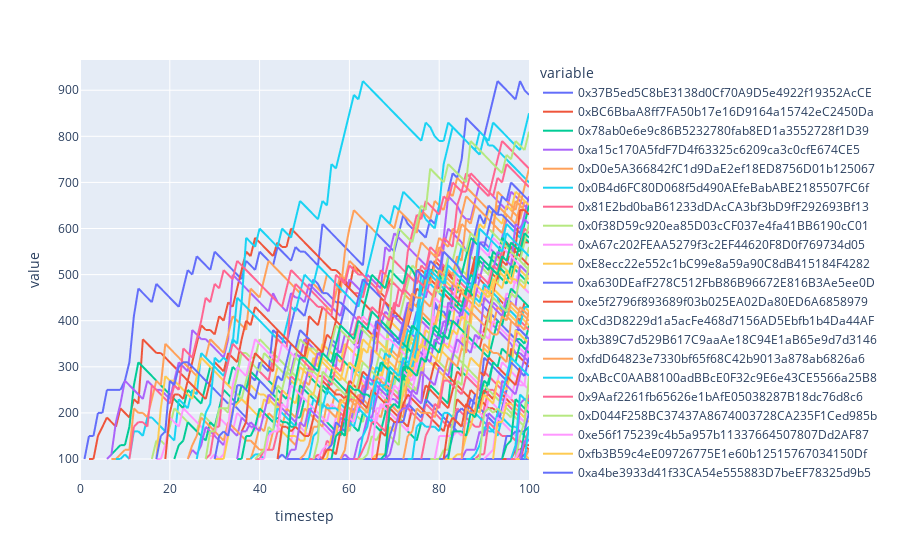

This figure's notebook cell:
### Code cell
pfunds_df.plot(x="timestep", y=[key for key, value in PROPOSALS.items() if value.funds > 0])
